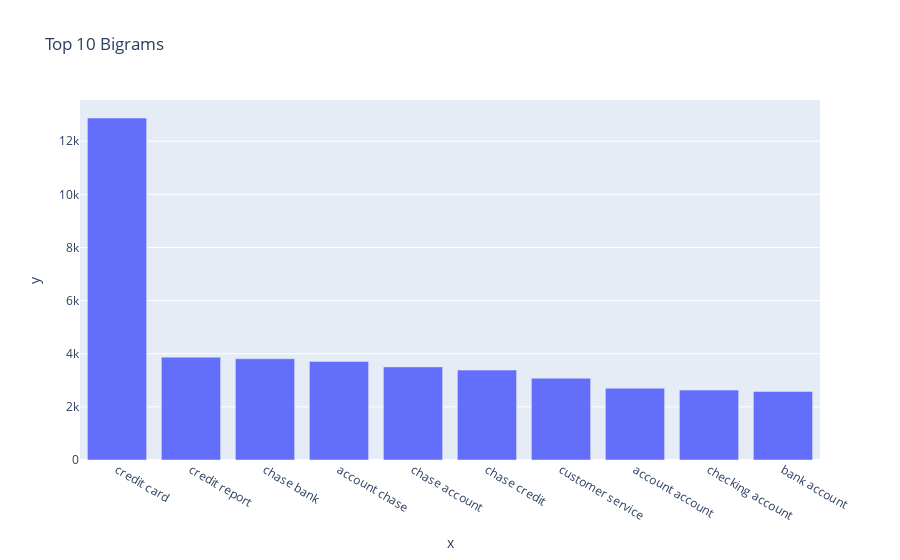

Notebook source saved alongside this figure:
### Code cell
#Print the top 10 words in the bigram frequency and plot the same using a bar graph
bigram = get_top_n_words(df_clean['Complaint_clean'], 2,10)
for word, freq in bigram:
    print(word, freq)
px.bar(x=[word for word, freq in bigram], y=[freq for word, freq in bigram], title='Top 10 Bigrams')

### Figure 1 — Plotly figure (JSON) as saved in the notebook; plotly's stock layout.template omitted (floating-point values rounded to 4 significant figures)
{"data": [{"hovertemplate": "x=%{x}<br>y=%{y}<extra></extra>", "legendgroup": "", "marker": {"color": "#636efa", "pattern": {"shape": ""}}, "name": "", "orientation": "v", "showlegend": false, "textposition": "auto", "type": "bar", "x": ["credit card", "credit report", "chase bank", "account chase", "chase account", "chase credit", "customer service", "account account", "checking account", "bank account"], "xaxis": "x", "y": [12873, 3872, 3810, 3708, 3505, 3384, 3077, 2702, 2631, 2581], "yaxis": "y"}], "layout": {"barmode": "relative", "legend": {"tracegroupgap": 0}, "title": {"text": "Top 10 Bigrams"}, "xaxis": {"anchor": "y", "domain": [0, 1], "title": {"text": "x"}}, "yaxis": {"anchor": "x", "domain": [0, 1], "title": {"text": "y"}}}}
